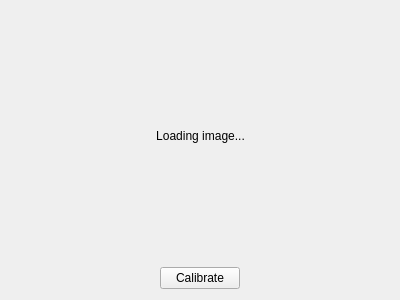
<?xml version="1.0" encoding="UTF-8"?>
<ui version="4.0">
 <class>QnFisheyeCalibrationWidget</class>
 <widget class="QWidget" name="QnFisheyeCalibrationWidget">
  <property name="geometry">
   <rect>
    <x>0</x>
    <y>0</y>
    <width>400</width>
    <height>300</height>
   </rect>
  </property>
  <property name="windowTitle">
   <string>Form</string>
  </property>
  <layout class="QVBoxLayout" name="verticalLayout" stretch="1,0">
   <item>
    <layout class="QHBoxLayout" name="horizontalLayout_3">
     <item>
      <spacer name="horizontalSpacer_2">
       <property name="orientation">
        <enum>Qt::Horizontal</enum>
       </property>
       <property name="sizeHint" stdset="0">
        <size>
         <width>40</width>
         <height>20</height>
        </size>
       </property>
      </spacer>
     </item>
     <item>
      <widget class="QnFramedLabel" name="imageLabel">
       <property name="lineWidth">
        <number>4</number>
       </property>
       <property name="text">
        <string>Loading image...</string>
       </property>
       <property name="scaledContents">
        <bool>true</bool>
       </property>
       <property name="alignment">
        <set>Qt::AlignCenter</set>
       </property>
      </widget>
     </item>
     <item>
      <spacer name="horizontalSpacer_3">
       <property name="orientation">
        <enum>Qt::Horizontal</enum>
       </property>
       <property name="sizeHint" stdset="0">
        <size>
         <width>40</width>
         <height>20</height>
        </size>
       </property>
      </spacer>
     </item>
    </layout>
   </item>
   <item>
    <widget class="QStackedWidget" name="controlWidget">
     <property name="currentIndex">
      <number>0</number>
     </property>
     <widget class="QWidget" name="startPage">
      <layout class="QHBoxLayout" name="horizontalLayout">
       <property name="leftMargin">
        <number>0</number>
       </property>
       <property name="topMargin">
        <number>0</number>
       </property>
       <property name="rightMargin">
        <number>0</number>
       </property>
       <property name="bottomMargin">
        <number>0</number>
       </property>
       <item>
        <spacer name="horizontalSpacer">
         <property name="orientation">
          <enum>Qt::Horizontal</enum>
         </property>
         <property name="sizeHint" stdset="0">
          <size>
           <width>142</width>
           <height>20</height>
          </size>
         </property>
        </spacer>
       </item>
       <item>
        <widget class="QPushButton" name="startButton">
         <property name="text">
          <string>Calibrate</string>
         </property>
        </widget>
       </item>
       <item>
        <spacer name="horizontalSpacer_4">
         <property name="orientation">
          <enum>Qt::Horizontal</enum>
         </property>
         <property name="sizeHint" stdset="0">
          <size>
           <width>40</width>
           <height>20</height>
          </size>
         </property>
        </spacer>
       </item>
      </layout>
     </widget>
     <widget class="QWidget" name="stopPage">
      <layout class="QHBoxLayout" name="horizontalLayout_2">
       <property name="leftMargin">
        <number>0</number>
       </property>
       <property name="topMargin">
        <number>0</number>
       </property>
       <property name="rightMargin">
        <number>0</number>
       </property>
       <property name="bottomMargin">
        <number>0</number>
       </property>
       <item>
        <widget class="QProgressBar" name="progressBar">
         <property name="maximum">
          <number>0</number>
         </property>
         <property name="value">
          <number>-1</number>
         </property>
        </widget>
       </item>
       <item>
        <widget class="QPushButton" name="stopButton">
         <property name="text">
          <string>Stop</string>
         </property>
        </widget>
       </item>
      </layout>
     </widget>
    </widget>
   </item>
  </layout>
 </widget>
 <customwidgets>
  <customwidget>
   <class>QnFramedLabel</class>
   <extends>QLabel</extends>
   <header location="global">ui/widgets/framed_label.h</header>
  </customwidget>
 </customwidgets>
 <resources/>
 <connections/>
</ui>
